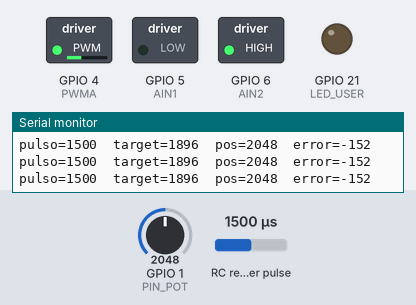
A sketch run on a simulated Seeed XIAO ESP32-S3. Parts: switched loads named in the sketch (green lamp = pin HIGH), output pins drawn as LEDs (lit = HIGH), the last lines printed to the serial monitor. Wiring (inferred from the names in the program): RC receiver channel: data GPIO 2. Inputs (shaded band) come from the test bench; at power-on: RC receiver pulse 1500 µs, GPIO 1 (PIN_POT) = 2048 (analog values on the 0–4095 scale).

Above: at 1.2 s.
1.3 s: RC receiver pulse (sensor on GPIO 2) set to 1479 µs
At 1.8 s:
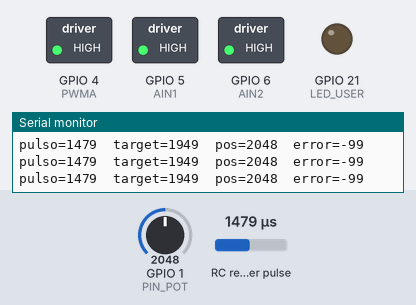
2.8 s: GPIO 1 (PIN_POT) set to 2104
At 3.4 s:
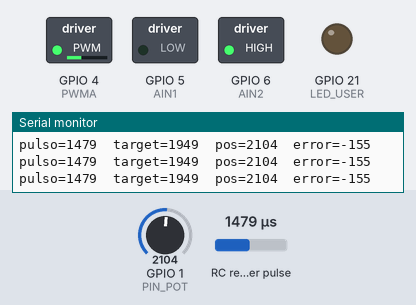
4.3 s: RC receiver pulse (sensor on GPIO 2) set to 1451 µs
At 5.2 s:
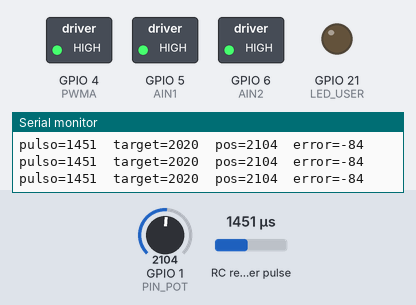
5.8 s: GPIO 1 (PIN_POT) set to 2866
At 6.8 s:
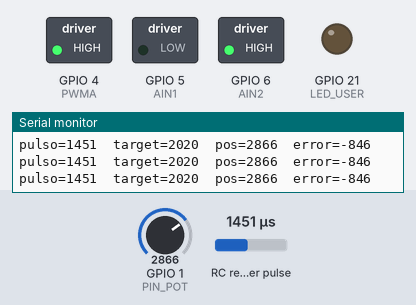
7.3 s: RC receiver pulse (sensor on GPIO 2) set to 1020 µs
At 8.5 s:
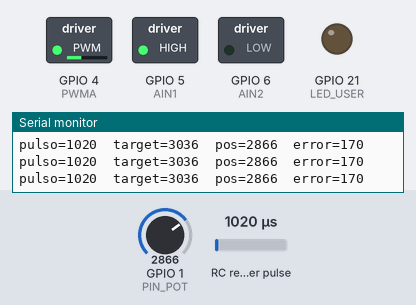
8.8 s: GPIO 1 (PIN_POT) set to 2047
At 9.1 s:
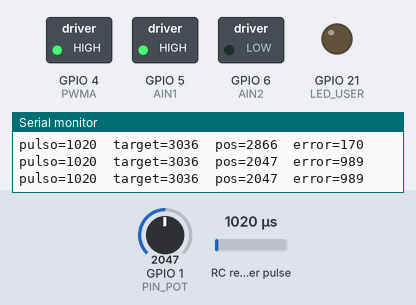
Timing chart, 0 to 11.3 s (numbered marks = the images above; inputs shaded):
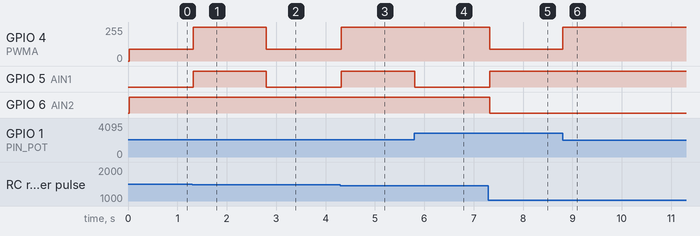

The sketch:

direccion_XIAO.ino
```cpp
// ============================================================
//  Dirección de lazo cerrado — Seeed XIAO ESP32-S3
//  FS-GT3C -> FS-GR3E (CH1) -> XIAO -> TB6612FNG -> servo de 5 hilos
//
//  La tracción NO pasa por aquí: el ESC va directo al CH2 del GR3E.
//
//  Arduino IDE: placa "XIAO_ESP32S3" (paquete esp32 de Espressif 3.x)
//  USB CDC On Boot: Enabled (para ver el Serial)
//
//  Conexiones:
//    D1 (GPIO2) <- GR3E CH1 pin S     (directo, sin transistor)
//    D0 (GPIO1) <- pot VERDE          (ROJO -> 3V3, BLANCO -> GND)
//    D3 (GPIO4) -> TB6612 PWMA        (PWM 20 kHz)
//    D4 (GPIO5) -> TB6612 AIN1
//    D5 (GPIO6) -> TB6612 AIN2
//    3V3        -> TB6612 VCC + STBY, pot ROJO
//    5V         <- BEC del ESC (fila VCC del GR3E)
//    AO1 -> motor AMARILLO, AO2 -> motor NEGRO
// ============================================================

// ---------------- Pines ----------------
const int PIN_CH1 = D1;
const int PIN_POT = D0;
const int PWMA    = D3;
const int AIN1    = D4;
const int AIN2    = D5;

const int PWM_FREQ = 20000;   // 20 kHz, fuera del rango audible
const int PWM_RES  = 8;       // 0-255

// ---------------- Calibración ----------------
// Valores ESTIMADOS a partir de la calibración del R4 (pot a 3.3V,
// ADC de 12 bits). Reemplázalos con los de calibracion_XIAO.ino.
// Se mantiene el mismo orden que en el R4 (potMin > potMax).
int potMin   = 3156;
int potMax   = 586;
int pulseMin = 1003;
int pulseMax = 2016;

// Margen para no empujar contra los topes mecánicos (cuentas ADC)
const int MARGEN_TOPE = 120;

// Si la dirección se va al tope y se queda empujando, cambia a true
const bool INVERTIR_MOTOR = false;

// ---------------- Control (escalado a ADC de 12 bits) ----------------
const int   DEADBAND = 120;   // zona muerta. Sube si tiembla en el centro
const float KP       = 0.45;  // ganancia. Sube si responde lento, baja si oscila
const int   PWM_MIN  = 90;    // mínimo para vencer la fricción (0-255)
const int   PWM_MAX  = 255;   // máximo

// Failsafe: si no hay pulso válido en este tiempo, se suelta el motor
const unsigned long TIMEOUT_SENAL_MS = 100;

// Depuración por serial (ponlo en false cuando ya funcione)
const bool DEBUG = true;

// LED de usuario del XIAO (GPIO21, activo en bajo): encendido = señal OK
const int LED_USER = LED_BUILTIN;

// ---------------- Estado ----------------
unsigned long ultimoPulsoOk = 0;

// ------------------------------------------------------------
void motorSoltar() {
  ledcWrite(PWMA, 0);
  digitalWrite(AIN1, LOW);
  digitalWrite(AIN2, LOW);
}

void motorFrenar() {
  digitalWrite(AIN1, HIGH);
  digitalWrite(AIN2, HIGH);
  ledcWrite(PWMA, 255);
}

void motorMover(int error) {
  bool haciaArriba = (error > 0);
  if (INVERTIR_MOTOR) haciaArriba = !haciaArriba;

  int pwm = constrain((int)(abs(error) * KP), PWM_MIN, PWM_MAX);

  digitalWrite(AIN1, haciaArriba ? HIGH : LOW);
  digitalWrite(AIN2, haciaArriba ? LOW  : HIGH);
  ledcWrite(PWMA, pwm);
}

int leerPot() {
  // Promedio de 8 lecturas: el ADC del ESP32 es más ruidoso
  long suma = 0;
  for (int i = 0; i < 8; i++) suma += analogRead(PIN_POT);
  return suma / 8;
}

// ------------------------------------------------------------
void setup() {
  pinMode(PIN_CH1, INPUT);
  pinMode(AIN1, OUTPUT);
  pinMode(AIN2, OUTPUT);
  pinMode(LED_USER, OUTPUT);
  analogReadResolution(12);

  ledcAttach(PWMA, PWM_FREQ, PWM_RES);   // API del core esp32 3.x
  motorSoltar();

  if (DEBUG) Serial.begin(115200);
}

void loop() {
  int pulse = pulseIn(PIN_CH1, HIGH, 30000);
  bool senalOk = (pulse >= 900 && pulse <= 2100);
  digitalWrite(LED_USER, senalOk ? LOW : HIGH);   // activo en bajo

  // ---- Failsafe por software ----
  if (senalOk) {
    ultimoPulsoOk = millis();
  } else {
    if (millis() - ultimoPulsoOk > TIMEOUT_SENAL_MS) {
      motorSoltar();
      if (DEBUG) Serial.println("SIN SENAL -> motor suelto");
    }
    return;
  }

  // ---- Objetivo: pulso del volante -> posición del pot ----
  pulse = constrain(pulse, min(pulseMin, pulseMax), max(pulseMin, pulseMax));
  int target = map(pulse, pulseMin, pulseMax, potMin, potMax);
  target = constrain(target,
                     min(potMin, potMax) + MARGEN_TOPE,
                     max(potMin, potMax) - MARGEN_TOPE);

  // ---- Lazo P con freno activo ----
  int pos   = leerPot();
  int error = target - pos;

  if (abs(error) < DEADBAND) {
    motorFrenar();
  } else {
    motorMover(error);
  }

  if (DEBUG) {
    static unsigned long ultimoPrint = 0;
    if (millis() - ultimoPrint > 150) {
      ultimoPrint = millis();
      Serial.print("pulso="); Serial.print(pulse);
      Serial.print("  target="); Serial.print(target);
      Serial.print("  pos="); Serial.print(pos);
      Serial.print("  error="); Serial.println(error);
    }
  }
}
```

Measured:
- the behaviour switches between 1488 and 1487 µs on RC receiver pulse (sensor on GPIO 2) (found by bisection; images 0 and 1)
- the behaviour switches between 2068 and 2069 on GPIO 1 (PIN_POT) (found by bisection; images 1 and 2)
- the behaviour switches between 1465 and 1464 µs on RC receiver pulse (sensor on GPIO 2) (found by bisection; images 2 and 3)
- after the input at 1.3 s, GPIO 4 (PWMA): 90/255 → 255/255 at once; GPIO 5 (AIN1): LOW → HIGH at once
- after the input at 2.8 s, GPIO 4 (PWMA): 255/255 → 90/255 at once; GPIO 5 (AIN1): HIGH → LOW at once
- after the input at 4.3 s, GPIO 4 (PWMA): 90/255 → 255/255 at once; GPIO 5 (AIN1): LOW → HIGH at once
- after the input at 5.8 s, GPIO 5 (AIN1): HIGH → LOW at once
- after the input at 7.3 s, GPIO 4 (PWMA): 255/255 → 90/255 at once; GPIO 5 (AIN1): LOW → HIGH at once; GPIO 6 (AIN2): HIGH → LOW at once
- after the input at 8.8 s, GPIO 4 (PWMA): 90/255 → 255/255 at once
